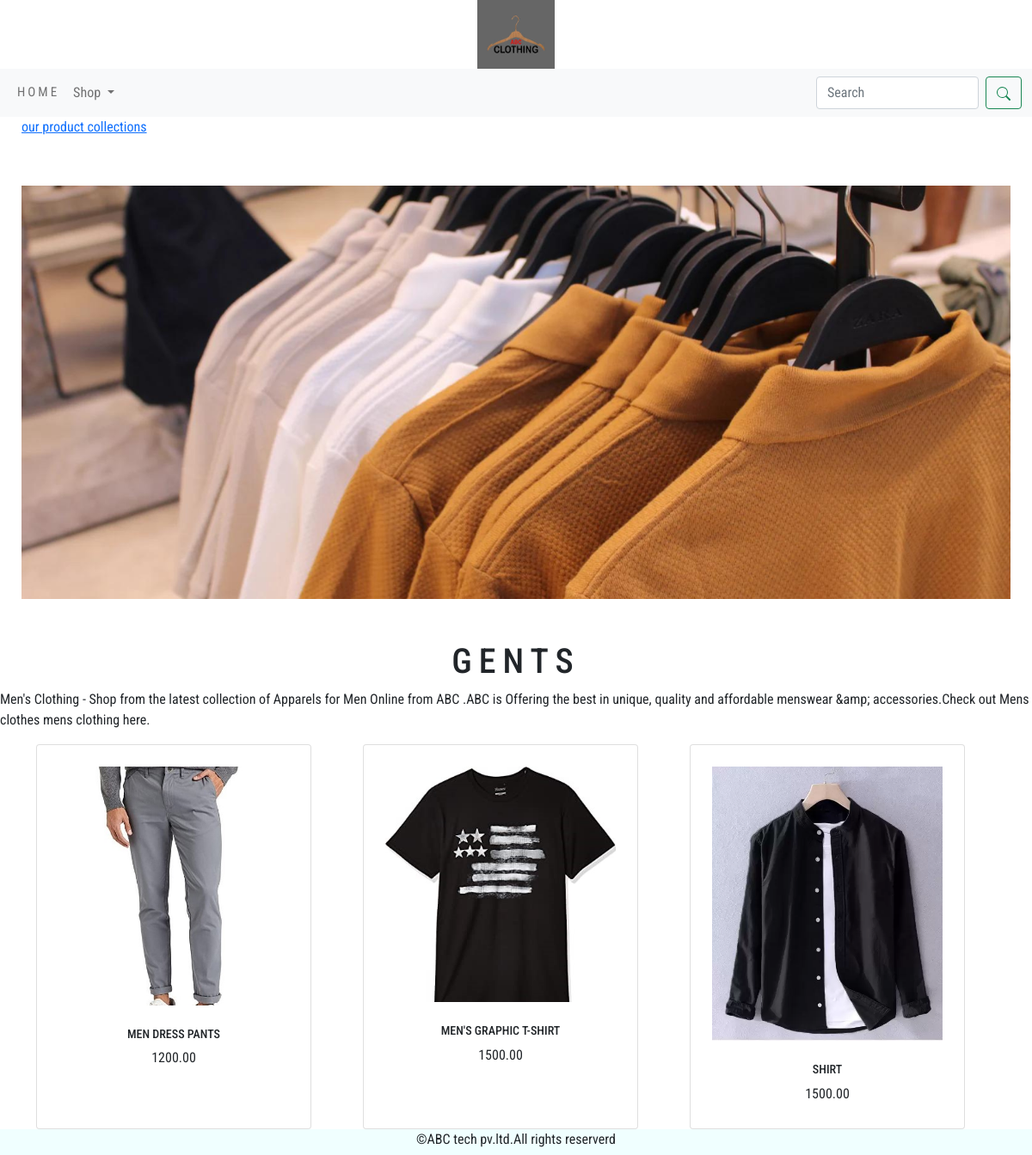
/shop/gents/, run on the app's committed database.
### shop/models.py (models this page shows, shortened)
class category(models.Model):
    name=models.CharField(max_length=250,unique=True)
    slug=models.SlugField(max_length=250,unique=True)
    description=models.TextField(blank=True)
    img=models.ImageField(upload_to='category',blank=True)
    class Meta:
        ordering=('name',)
        verbose_name='category'
        verbose_name_plural='categories'
    def get_url(self):
        return reverse('shop:product_by_category',args=[self.slug])

class product(models.Model):
    name=models.CharField(max_length=250,unique=True)
    slug=models.SlugField(max_length=250,unique=True)
    description=models.TextField(blank=True)
    price=models.DecimalField(max_digits=10,decimal_places=2)
    category=models.ForeignKey(category,on_delete=models.CASCADE)
    image=models.ImageField(upload_to='product')
    stock=models.IntegerField()
    available=models.BooleanField(default=True)
    created=models.DateTimeField(auto_now_add=True)
    updated=models.DateTimeField(auto_now=True)
    def get_url(self):
        return reverse ('shop:prodcatdetail', args=[self.category.slug,self.slug])
    class Meta:
        ordering=('name',)
        verbose_name='product'
        verbose_name_plural='products'

### shop/views.py (the view)
# urls.py: path('',views.all_procat,name='all_prodcat'),
def all_procat(request,c_slug=None):
    c_page=None
    products_list=None
    if c_slug != None:
        c_page=get_object_or_404(category,slug=c_slug)
        products_list=product.objects.all().filter(category=c_page,available=True)
    else:
        products_list=product.objects.all().filter(available=True)
    paginator=Paginator(products_list,6)
    try:
        page=int(request.GET.get('page','1'))
    except:
        page=1
    try:
        products=paginator.page(page)
    except (EmptyPage,InvalidPage):
        products=paginator.page(paginator.num_pages)
    return render(request,'category.html',{'category':c_page,'products':products})

### cart/context_processors.py (called while the page is built)
def counter(request):
    item_count=0
    if 'admin' in request.path:
        return {}
    else:
        try:
            cart=Cart.objects.filter(cart_id=_cart_id(request))
            cart_items=CartItem.objects.all().filter(cart=cart[:1])
            for cart_item in cart_items:
                item_count += cart_item.quantity
        except Cart.DoesNotExist:
            item_count=0
    return dict(item_count=item_count)

### cart/views.py (called while the page is built)
def _cart_id(request):
    cart=request.session.session_key
    if not cart :
        cart=request.session.create()
    return cart

### shop/context_processors.py (called while the page is built)
def menu_links(request):
    links=category.objects.all()
    return dict(links=links)

### templates/category.html (shortened to what this page needs)
{% extends 'base.html' %}
{% load static %}
{% block content %}
{% if category %}
 <div>
    <div class="row my_row_class">
        <div class="mx-auto">
         <p class="my_text"><a href="{% url 'shop:all_prodcat' %}">our product collections</a></p>
    </div>
         </div>
 </div>
{% endif %}
<div class="mx-auto">
     {% if category %}
         <img class="my_image" src="{{category.img.url}}" alt="{{category.name}}">
</div>
     <br>
<div>
    <h1 class="text-center my_title">{{category.name}}</h1>
    <p class="text-justify">{{category.description}}</p>
</div>
    {% endif %}
<div class="container">
    <div class="row mx_auto">
        {% for product in products.object_list %}
        <div class="my_bottom_margin col-9 col-sm-12 col-md-4   xol-mg-4">
            <div class="card text-center" style="width: 20rem;height: 28rem;">
                <a href="{{product.get_url}}"><img  class="card-img-top my_image"  src="{{product.image.url}}" alt="{{product.name}}"></a>
                <div class="card_body">
                    <h4>{{product.name}}</h4>
                    <p>{{product.price}}</p>
                </div>
            </div>
        </div>
        {% endfor %}
    </div>
</div>
{% endblock %}

### static/css/custom.css (style rules this page uses)
body { font-family: 'Roboto Condensed', sans-serif; }
.my_row_class { padding-top: 15 px; }
.my_row_class .mx-auto { color: black; font-size: 14 px; }
.my_image { width: 100%; height: auto; padding: 25px; }
.my_title { font-size: 20 px; text-transform: uppercase; letter-spacing: 0.2em; }
.my_bottom_margin { margin-bottom: 10 px; }
.card_body h4 { font-size: 14px; letter-spacing: 2 em; text-transform: uppercase; }
.my_text { font-size: 15 px; padding-left: 25px; padding-right:25 px; padding-top: 15 px; padding-bottom: 15px; }

### data on the page
category: img (picture), name "GENTS", description "Men's Clothing - Shop from the latest collection of Apparels for Men Online from ABC .ABC is Offering the best in unique, quality and affordable menswear &amp; accessories.Check out Mens clothes mens clothing here."
product: image (picture), name "MEN DRESS PANTS", price "1200.00"
product: image (picture), name "MEN'S GRAPHIC T-SHIRT", price "1500.00"
product: image (picture), name "SHIRT", price "1500.00"
